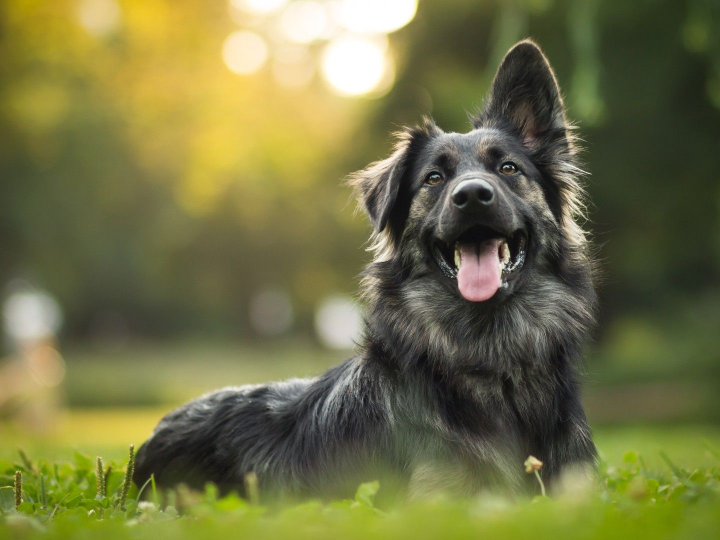
#> input picture practice_images/dogs_2.jpg, 1440 x 1080 px, found by its file name (shown at 1/2 size)
$ python threshloding.py
#> lines starting #> are read from the running program, lines starting #| are printed output that depends on the picture; after the words box and inside, x2 and y2 are one past the last pixel; in counts of white or black regions, pixels touching at a corner belong together
#> further down, img is the input picture: shape (1080, 1440, 3); mean B, G, R 68.4, 113.8, 114.1
### rescaling.py
import cv2 as cv
def rescaled_frame(frame,scale=0.75):
#> called with scale = 0.5
    width=int(frame.shape[1]*scale)
#> width = 720
    height=int(frame.shape[0]*scale)
#> height = 540
    dimensions=(width,height)
#> dimensions = (720, 540)

    return cv.resize(frame,dimensions,interpolation=cv.INTER_AREA)
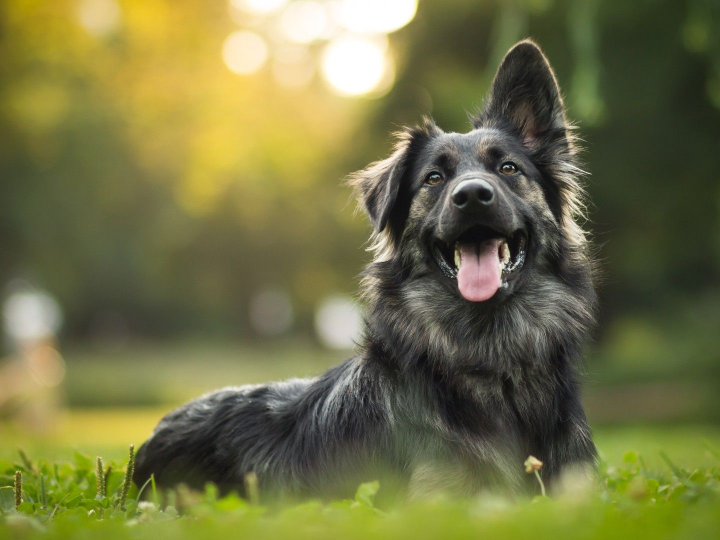
#> returned value: shape (540, 720, 3); mean of channels 0, 1, 2 68.5, 113.9, 114.2; drawn as B, G, R
#The example code :
    capture=cv.VideoCapture("D:\CV_practice\practice_videos\dog_video1.mp4")
# [9 lines of commented-out code are left out]

### threshloding.py
import cv2 as cv
import numpy as np
from rescaling import rescaled_frame

img =cv.imread("D:\CV_practice\practice_images\dogs_2.jpg")
rescaled_img=rescaled_frame(img,0.5)

gray=cv.cvtColor(rescaled_img,cv.COLOR_BGR2GRAY)
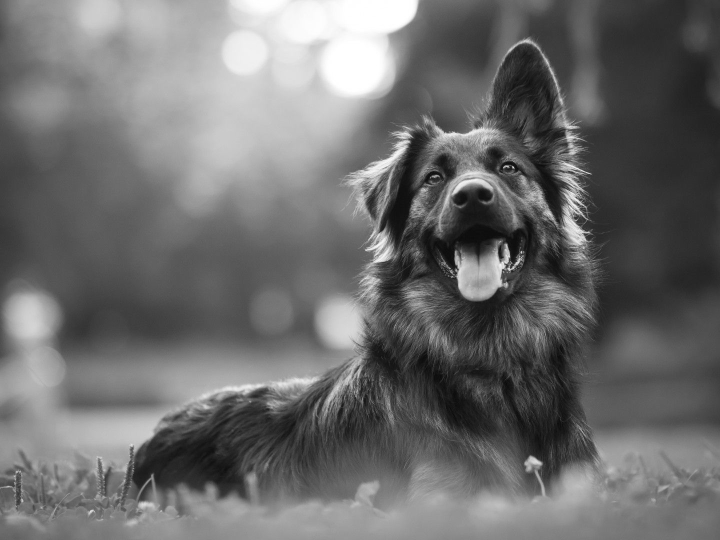
#> gray: shape (540, 720); min 11, max 255, mean 108.8


#thresholding : Basically binariaing the image  pixels (0 or 255) based on a thereshold value set by the user.

#Simple thresholding:
threshold, thresh= cv.threshold(gray,150, 255,cv.THRESH_BINARY)
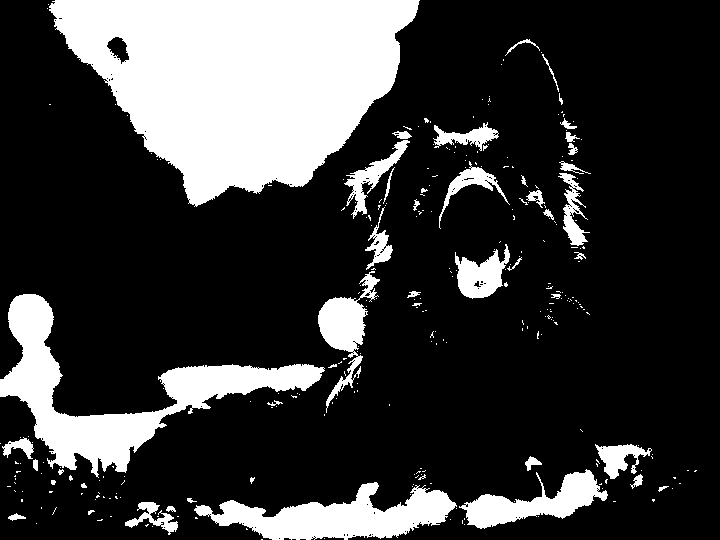
#> thresh: shape (540, 720); 22.6% white; 292 white regions (245 under 20 px), largest, box (x1, y1, x2, y2) and area: (49, 0, 420, 207) 49054, (0, 294, 325, 478) 14604, (194, 482, 457, 540) 7483

#Inverse thresholding:changes the pixel values less than the threshold value to 255 and the values in between to 0;
threshold_inverse,inverse_thresh=cv.threshold(gray, 150, 255, cv.THRESH_BINARY_INV)


#Adaptive thresholding: basically it calculates the threshold value without us specifying the minimum threshold value :
adaptive_thresh=cv.adaptiveThreshold(gray,255,cv.ADAPTIVE_THRESH_MEAN_C, cv.THRESH_BINARY,11,1)
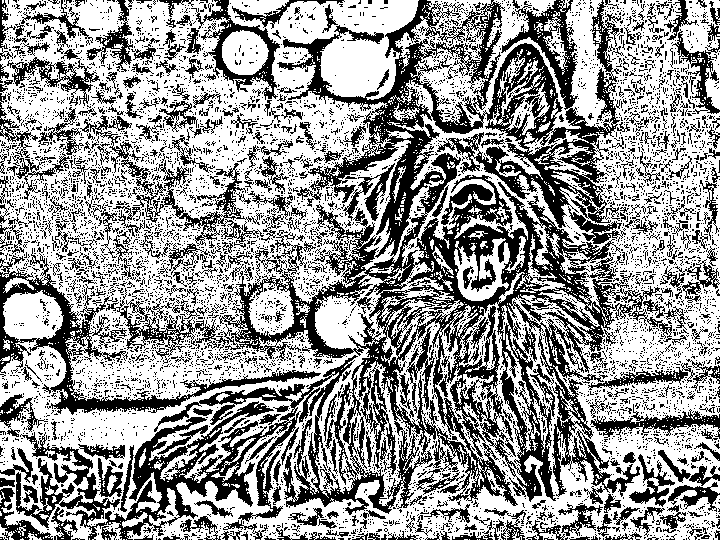
#> adaptive_thresh: shape (540, 720); 59.8% white; 6127 black regions (5674 under 20 px), largest, box (x1, y1, x2, y2) and area: (16, 0, 687, 540) 84855, (0, 248, 321, 415) 6439, (80, 115, 264, 248) 3142
#here 11 is the block size ( THE SIZE OVER WHICH THE MEAN OF THE PIXELS ARE CALCULATED) and 1 is the contsant that is subtracted from the mean as a fine tuning offset.


cv.imshow('inverse threshold',inverse_thresh)

cv.imshow('adaptive threshold',adaptive_thresh)
cv.imshow('THRESH_BINARY', thresh)
cv.imshow('gray', gray)
cv.imshow('img', rescaled_img)

cv.waitKey(0)
